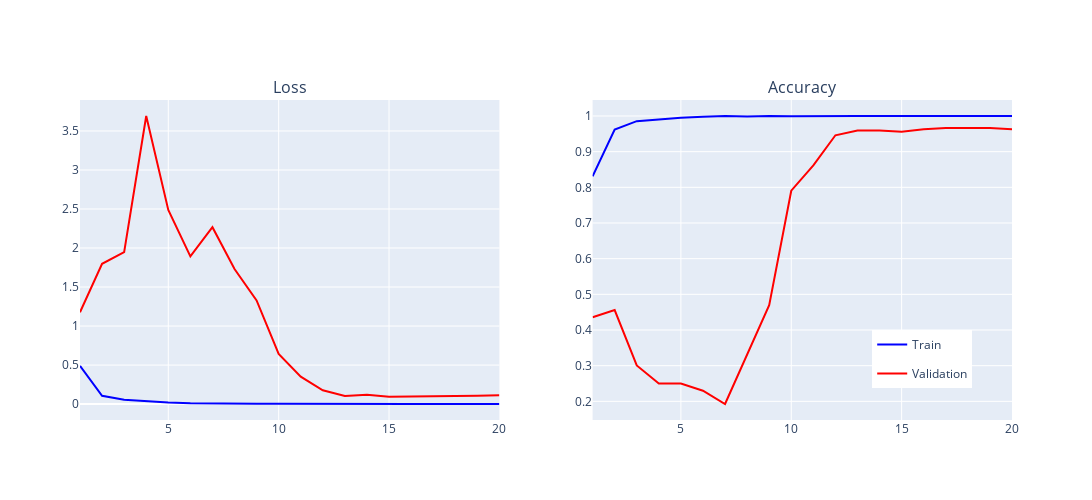

Notebook cell for this chart:
### Code cell
# Extract the data from history object
loss = history['loss']
val_loss = history['val_loss']
accuracy = history['accuracy']
val_accuracy = history['val_accuracy']

epochs = list(range(1, len(loss) + 1))

# Create figure with subplots
fig = make_subplots(rows=1, cols=2, subplot_titles=("Loss", "Accuracy"))

# Add training loss and validation loss traces to the first subplot
fig.add_trace(go.Scatter(x=[None], y=[None], mode='lines', name='Train',line=dict(color='blue'), legendgroup='Train', showlegend=True), row=1, col=1)
fig.add_trace(go.Scatter(x=epochs, y=loss, mode='lines', name='Training Loss', line=dict(color='blue'), legendgroup='Train', showlegend=False), row=1, col=1)
fig.add_trace(go.Scatter(x=epochs, y=val_loss, mode='lines', name='Validation Loss', line=dict(color='red'), legendgroup='Validation', showlegend=False), row=1, col=1)

# Add training accuracy and validation accuracy traces to the second subplot
fig.add_trace(go.Scatter(x=[None], y=[None], mode='lines', name='Validation', line=dict(color='red'), legendgroup='Validation', showlegend=True), row=1, col=2)
fig.add_trace(go.Scatter(x=epochs, y=accuracy, mode='lines', name='Training Accuracy', line=dict(color='blue'), legendgroup='Train', showlegend=False), row=1, col=2)
fig.add_trace(go.Scatter(x=epochs, y=val_accuracy, mode='lines', name='Validation Accuracy', line=dict(color='red'), legendgroup='Validation', showlegend=False), row=1, col=2)

# Update layout
fig.update_layout(height=500, width=1100, legend=dict(x=0.85, y=0.1))
fig.update_xaxes(title_text="Epochs", row=2, col=1)
fig.update_yaxes(title_text="Accuracy", row=2, col=1)

# Show the figure
fig.show()

### Figure 1 — Plotly figure (JSON) as saved in the notebook; plotly's stock layout.template omitted (floating-point values rounded to 4 significant figures)
{"data": [{"legendgroup": "Train", "line": {"color": "blue"}, "mode": "lines", "name": "Train", "showlegend": true, "type": "scatter", "x": [null], "xaxis": "x", "y": [null], "yaxis": "y"}, {"legendgroup": "Train", "line": {"color": "blue"}, "mode": "lines", "name": "Training Loss", "showlegend": false, "type": "scatter", "x": [1, 2, 3, 4, 5, 6, 7, 8, 9, 10, 11, 12, 13, 14, 15, 16, 17, 18, 19, 20], "xaxis": "x", "y": [0.4893, 0.1063, 0.05501, 0.03433, 0.01977, 0.01047, 0.005563, 0.004768, 0.003275, 0.004244, 0.002184, 0.002883, 0.004461, 0.002583, 0.002216, 0.001607, 0.001982, 0.001914, 0.001607, 0.001345], "yaxis": "y"}, {"legendgroup": "Validation", "line": {"color": "red"}, "mode": "lines", "name": "Validation Loss", "showlegend": false, "type": "scatter", "x": [1, 2, 3, 4, 5, 6, 7, 8, 9, 10, 11, 12, 13, 14, 15, 16, 17, 18, 19, 20], "xaxis": "x", "y": [1.177, 1.798, 1.949, 3.692, 2.488, 1.893, 2.267, 1.73, 1.329, 0.6426, 0.3522, 0.1769, 0.1034, 0.1192, 0.09406, 0.09621, 0.103, 0.1055, 0.1073, 0.1142], "yaxis": "y"}, {"legendgroup": "Validation", "line": {"color": "red"}, "mode": "lines", "name": "Validation", "showlegend": true, "type": "scatter", "x": [null], "xaxis": "x2", "y": [null], "yaxis": "y2"}, {"legendgroup": "Train", "line": {"color": "blue"}, "mode": "lines", "name": "Training Accuracy", "showlegend": false, "type": "scatter", "x": [1, 2, 3, 4, 5, 6, 7, 8, 9, 10, 11, 12, 13, 14, 15, 16, 17, 18, 19, 20], "xaxis": "x2", "y": [0.831, 0.9617, 0.9856, 0.9906, 0.9949, 0.9978, 1, 0.9986, 1, 0.9993, 1, 1, 1, 1, 1, 1, 1, 1, 1, 1], "yaxis": "y2"}, {"legendgroup": "Validation", "line": {"color": "red"}, "mode": "lines", "name": "Validation Accuracy", "showlegend": false, "type": "scatter", "x": [1, 2, 3, 4, 5, 6, 7, 8, 9, 10, 11, 12, 13, 14, 15, 16, 17, 18, 19, 20], "xaxis": "x2", "y": [0.4358, 0.4561, 0.3007, 0.25, 0.25, 0.2297, 0.1926, 0.3311, 0.4696, 0.7905, 0.8615, 0.9459, 0.9595, 0.9595, 0.9561, 0.9628, 0.9662, 0.9662, 0.9662, 0.9628], "yaxis": "y2"}], "layout": {"annotations": [{"font": {"size": 16}, "showarrow": false, "text": "Loss", "x": 0.225, "xanchor": "center", "xref": "paper", "y": 1, "yanchor": "bottom", "yref": "paper"}, {"font": {"size": 16}, "showarrow": false, "text": "Accuracy", "x": 0.775, "xanchor": "center", "xref": "paper", "y": 1, "yanchor": "bottom", "yref": "paper"}], "height": 500, "legend": {"x": 0.85, "y": 0.1}, "width": 1100, "xaxis": {"anchor": "y", "domain": [0, 0.45]}, "xaxis2": {"anchor": "y2", "domain": [0.55, 1]}, "yaxis": {"anchor": "x", "domain": [0, 1]}, "yaxis2": {"anchor": "x2", "domain": [0, 1]}}}
